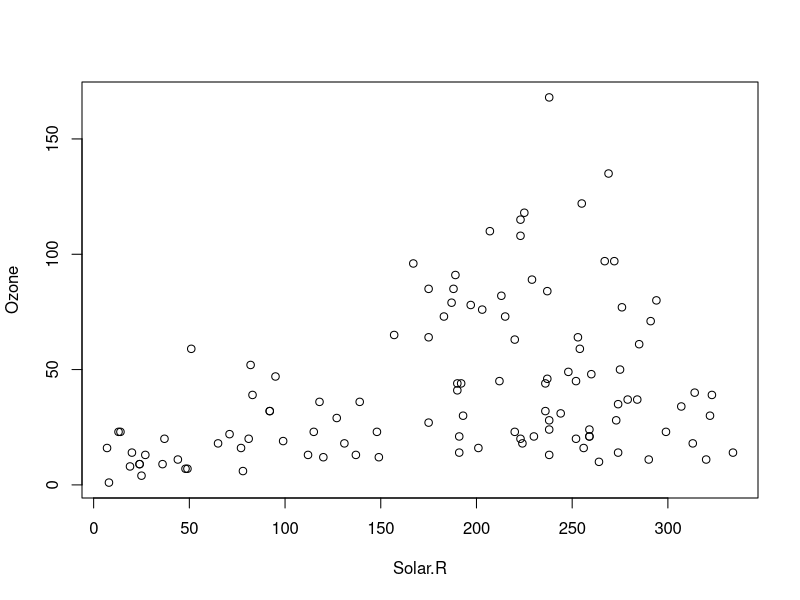
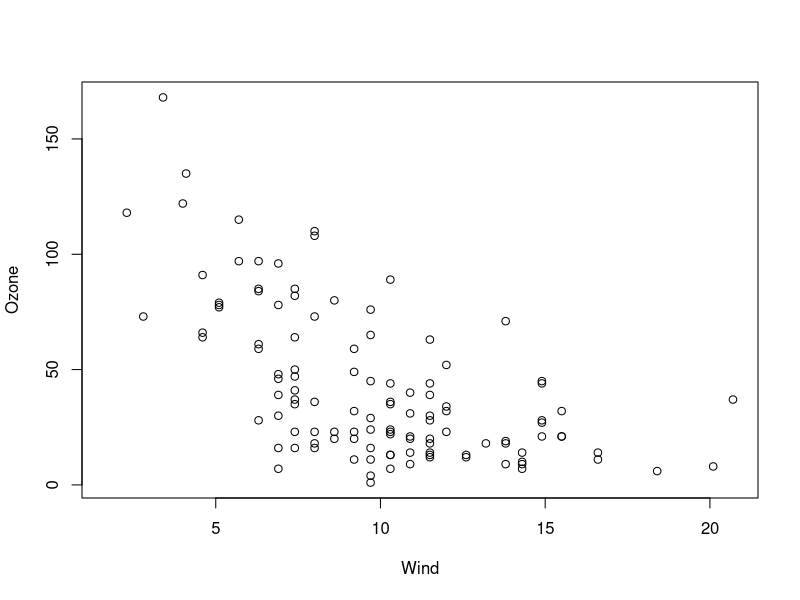
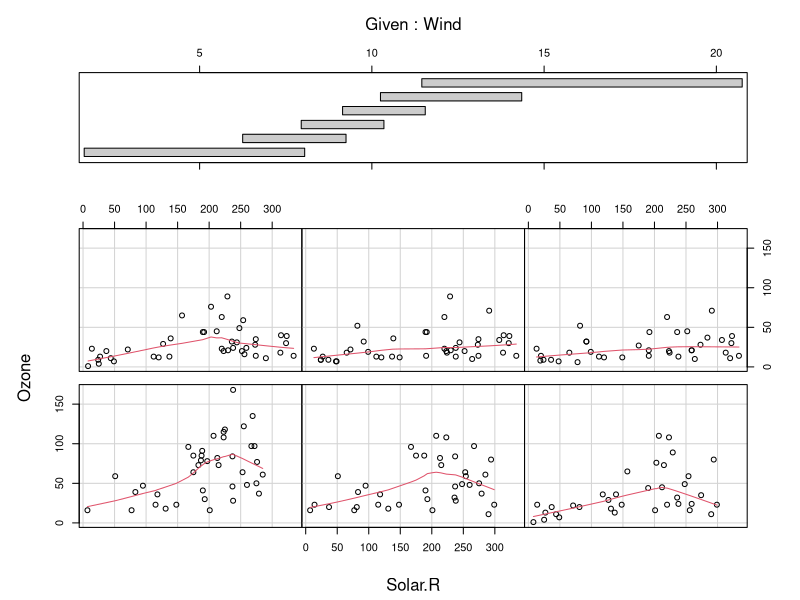
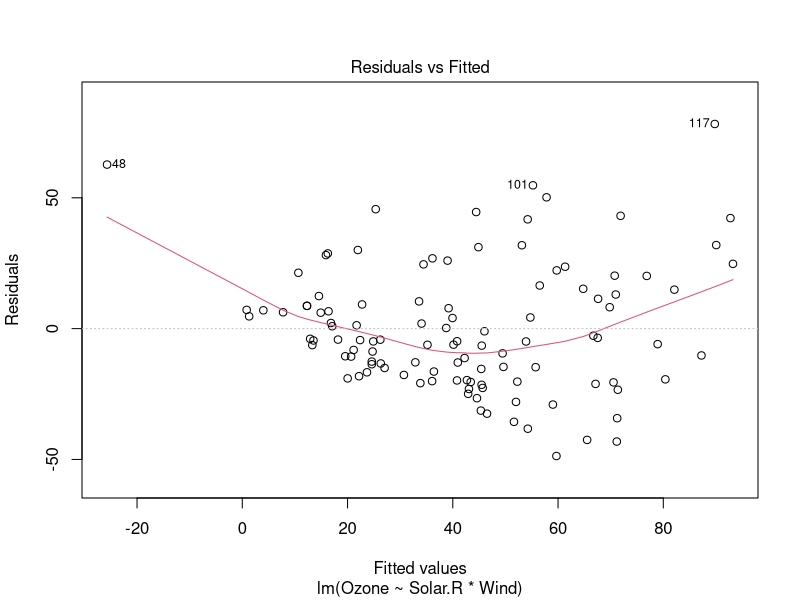
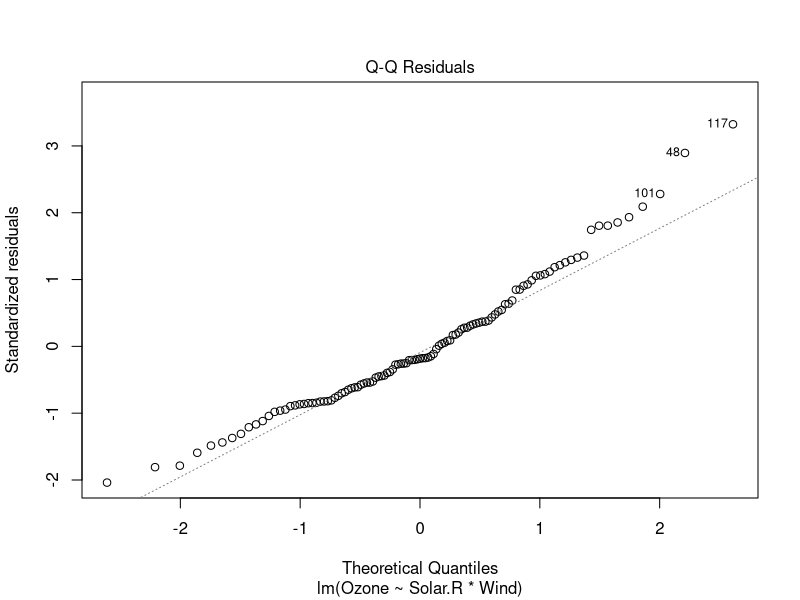
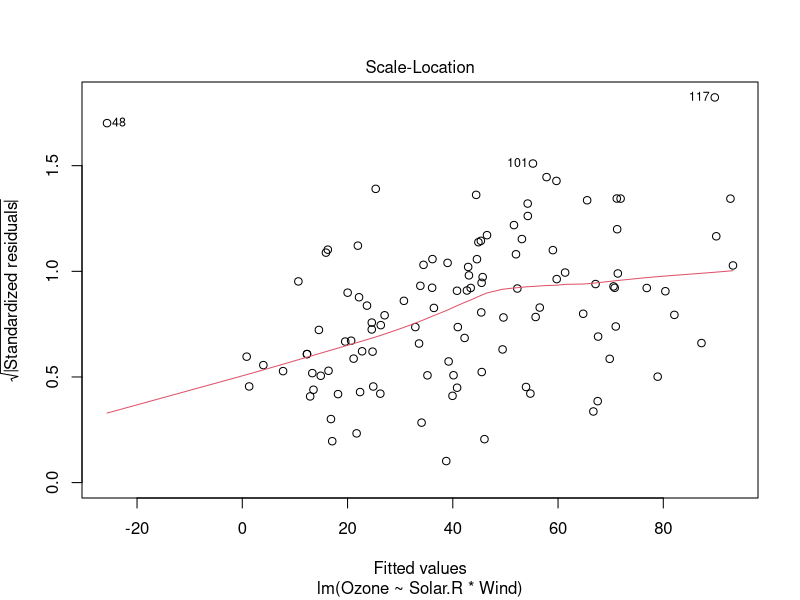
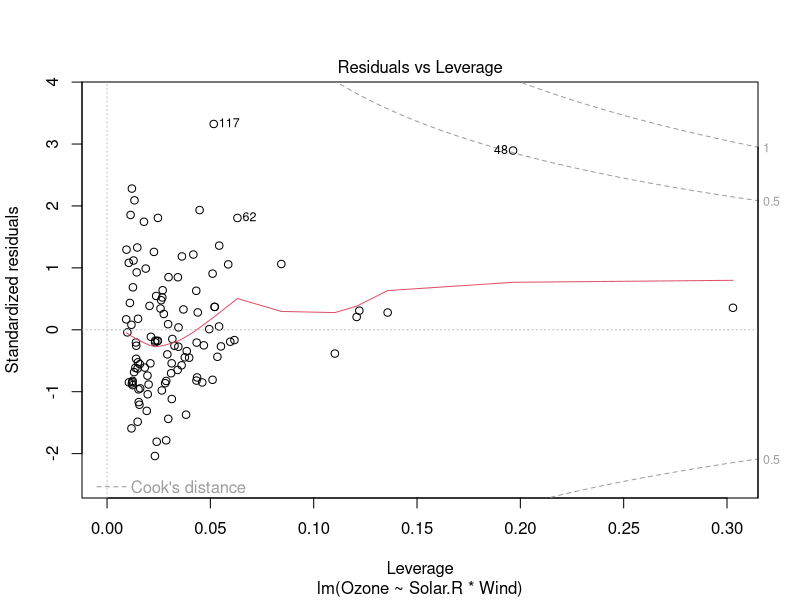
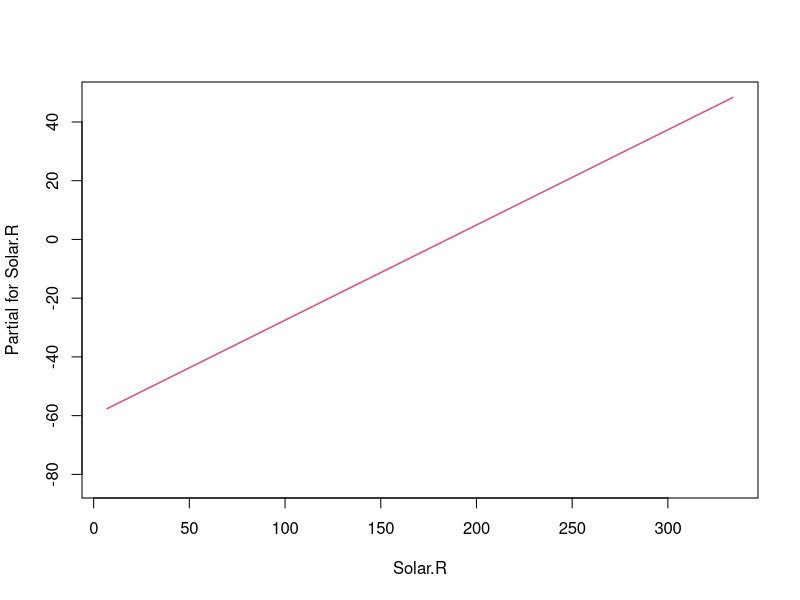

Reproduce these figures in R, in order.
#From Statistics with R by Christoph Scherber
#Model joined influence of solar radiation and wind speed on ozone

plot(Ozone~Solar.R,airquality)
plot(Ozone~Wind,airquality) 
coplot(Ozone~Solar.R|Wind,panel=panel.smooth,airquality)

#multi regression model
model2=lm(Ozone~Solar.R*Wind,airquality)
plot(model2)
summary(model2)

# Residuals:
#   Min      1Q  Median      3Q     Max 
# -48.694 -17.200  -4.384  12.740  78.218 
# 
# Coefficients:
#   Estimate Std. Error t value Pr(>|t|)    
# (Intercept)  34.467686  17.634602   1.955 0.053246 .  
# Solar.R       0.324141   0.083928   3.862 0.000193 ***
#   Wind         -1.594546   1.508979  -1.057 0.293026    
# Solar.R:Wind -0.020279   0.007246  -2.799 0.006089 ** 
#   ---
#   Signif. codes:  
#   0 ‘***’ 0.001 ‘**’ 0.01 ‘*’ 0.05 ‘.’ 0.1 ‘ ’ 1
# 
# Residual standard error: 24.16 on 107 degrees of freedom
# (42 observations deleted due to missingness)
# Multiple R-squared:  0.487,	Adjusted R-squared:  0.4727 
# F-statistic: 33.86 on 3 and 107 DF,  p-value: 1.807e-15

termplot(model2)

# summary(airquality$Solar.R)
# Min. 1st Qu.  Median    Mean 3rd Qu. 
# 7.0   115.8   205.0   185.9   258.8 
# Max.    NA's 
# 334.0       7 

summary(airquality$Wind)
# Min. 1st Qu.  Median    Mean 3rd Qu. 
# 1.700   7.400   9.700   9.958  11.500 
# Max. 
# 20.700 

#Create particular values of solar radiation that interests us
Solar1=mean(airquality$Solar.R,na.rm=T)
Solar2=100
Solar3=300

#Predict ozone concentrations
p1=predict(model2,data.frame(Solar.R=Solar1,Wind=1:20)) #Solar1 = 185.9315
p2=predict(model2,data.frame(Solar.R=100,Wind=1:20))
p3=predict(model2,data.frame(Solar.R=300,Wind=1:20))


plot(Ozone~Wind,airquality) 
lines(1:20,p1)
lines(1:20,p2,col="red")
lines(1:20,p3,col="blue")
